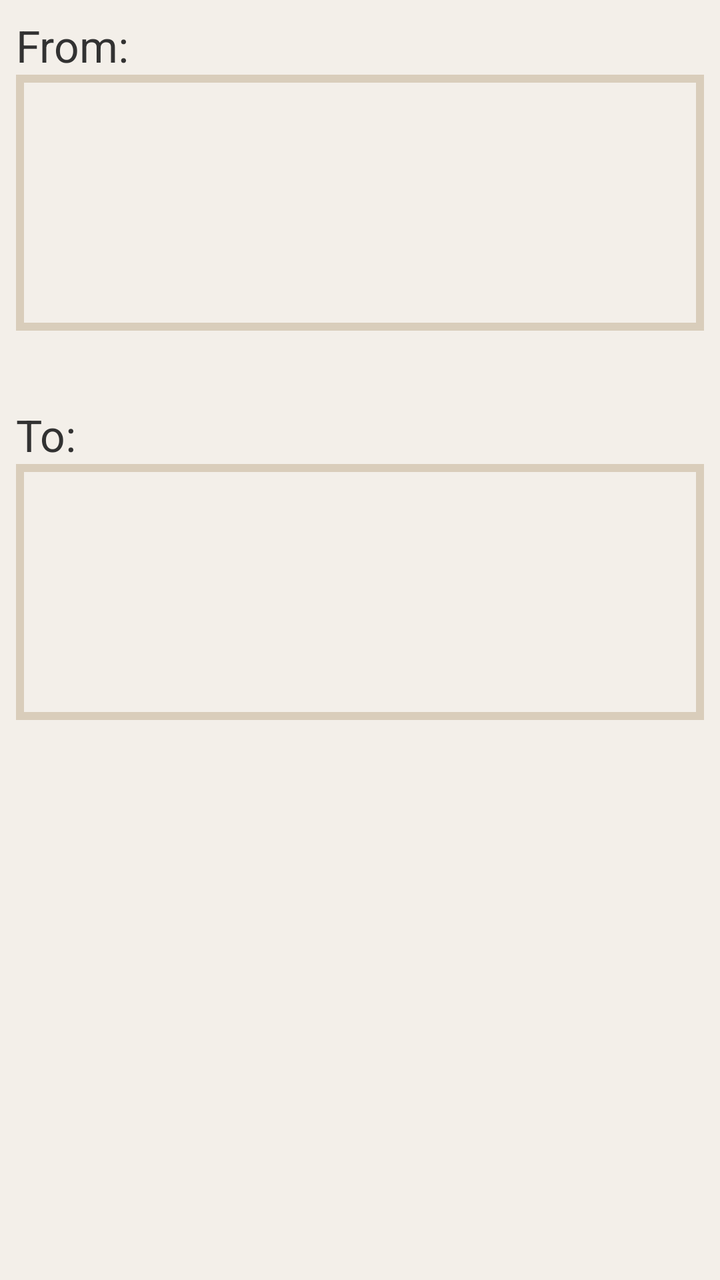
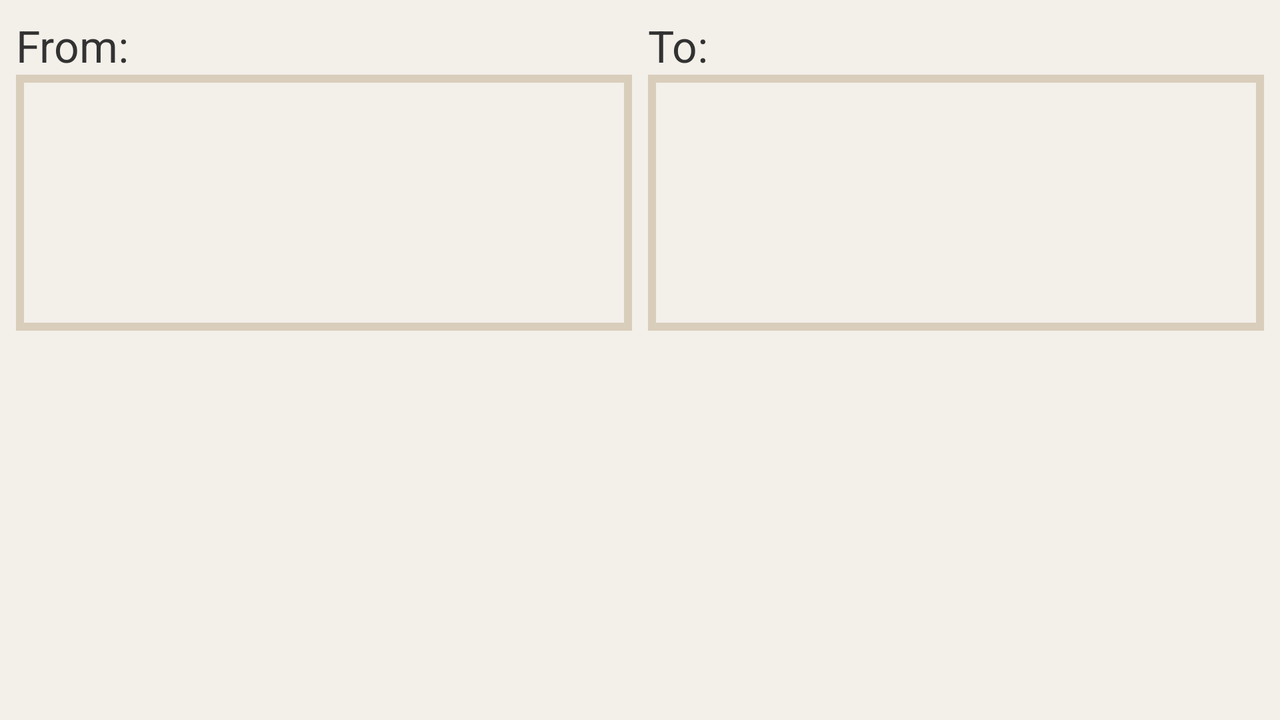

First picture: res/layout/ on a phone held upright. Second picture: the repository's own variant of that layout, on a device whose configuration matches the variant's folder. Source for both follows.
<!-- AndroidManifest.xml: application theme AppTheme -->
<!-- res/layout/fragment_route_locations.xml -->
<?xml version="1.0" encoding="utf-8"?>
<LinearLayout xmlns:android="http://schemas.android.com/apk/res/android"
    android:layout_width="match_parent"
    android:layout_height="match_parent"
    android:background="@color/basic_background"
    android:orientation="vertical"
    android:padding="@dimen/route_padding" >

    <TextView
        android:layout_width="match_parent"
        android:layout_height="wrap_content"
        android:text="@string/label_location_from"
        android:textIsSelectable="false"
        android:textSize="@dimen/text_setting_size" />

    <FrameLayout
        android:layout_width="match_parent"
        android:layout_height="wrap_content"
        android:background="@color/map_border_color"
        android:padding="@dimen/route_locations_map_padding" >

        <ImageView
            android:id="@+id/fromMapIv"
            android:layout_width="match_parent"
            android:layout_height="@dimen/route_locations_map_size"
            android:background="@color/basic_background"
            android:contentDescription="@string/desc_location_from" />
    </FrameLayout>

    <TextView
        android:id="@+id/fromAddressTv"
        android:layout_width="match_parent"
        android:layout_height="wrap_content"
        android:textIsSelectable="false"
        android:textSize="@dimen/text_setting_size" />

    <View
        android:layout_width="match_parent"
        android:layout_height="@dimen/route_padding" />

    <TextView
        android:layout_width="match_parent"
        android:layout_height="wrap_content"
        android:text="@string/label_location_to"
        android:textIsSelectable="false"
        android:textSize="@dimen/text_setting_size" />

    <FrameLayout
        android:layout_width="match_parent"
        android:layout_height="wrap_content"
        android:background="@color/map_border_color"
        android:padding="@dimen/route_locations_map_padding" >

        <ImageView
            android:id="@+id/toMapIv"
            android:layout_width="match_parent"
            android:layout_height="@dimen/route_locations_map_size"
            android:background="@color/basic_background"
            android:contentDescription="@string/desc_location_to" />
    </FrameLayout>

    <TextView
        android:id="@+id/toAddressTv"
        android:layout_width="match_parent"
        android:layout_height="wrap_content"
        android:textIsSelectable="false"
        android:textSize="@dimen/text_setting_size" />

</LinearLayout>
<!-- resources referenced by this layout -->
<resources>
  <color name="basic_background">#f3efe9</color>
  <color name="map_border_color">#d9cdbb</color>
  <dimen name="route_locations_map_padding">4dp</dimen>
  <dimen name="route_locations_map_size">120dp</dimen>
  <dimen name="route_padding">8dp</dimen>
  <dimen name="text_setting_size">22sp</dimen>
  <string name="desc_location_from">Travel from map.</string>
  <string name="desc_location_to">Travel to map.</string>
  <string name="label_location_from">From:</string>
  <string name="label_location_to">To:</string>
  <style name="AppTheme" parent="AppBaseTheme">
          <item name="android:actionBarStyle">@style/MyActionBar</item>
      </style>
  <style name="AppBaseTheme" parent="android:Theme.Holo.Light">
          
      </style>
  <style name="MyActionBar" parent="@android:style/Widget.Holo.Light.ActionBar">
          <item name="android:background">@color/separator_background</item>
  	</style>
  <color name="separator_background">#d9cdbb</color>
</resources>
<!-- res/layout-land/fragment_route_locations.xml (the repository's variant of the layout above) -->
<!-- drawn on the phone turned sideways -->
<?xml version="1.0" encoding="utf-8"?>
<LinearLayout xmlns:android="http://schemas.android.com/apk/res/android"
    android:layout_width="match_parent"
    android:layout_height="match_parent"
    android:background="@color/basic_background"
    android:baselineAligned="false"
    android:orientation="horizontal"
    android:padding="@dimen/route_padding" >

    <LinearLayout
        android:layout_width="0dp"
        android:layout_height="match_parent"
        android:layout_weight="1"
        android:orientation="vertical" >

        <TextView
            android:layout_width="match_parent"
            android:layout_height="wrap_content"
            android:text="@string/label_location_from"
            android:textIsSelectable="false"
            android:textSize="@dimen/text_setting_size" />

        <FrameLayout
            android:layout_width="match_parent"
            android:layout_height="wrap_content"
            android:background="@color/map_border_color"
            android:padding="@dimen/route_locations_map_padding" >

            <ImageView
                android:id="@+id/fromMapIv"
                android:layout_width="match_parent"
                android:layout_height="@dimen/route_locations_map_size"
                android:background="@color/basic_background"
                android:contentDescription="@string/desc_location_from" />
        </FrameLayout>

        <TextView
            android:id="@+id/fromAddressTv"
            android:layout_width="match_parent"
            android:layout_height="wrap_content"
            android:textIsSelectable="false"
            android:textSize="@dimen/text_setting_size" />
    </LinearLayout>

    <View
        android:layout_width="@dimen/route_padding"
        android:layout_height="match_parent" />

    <LinearLayout
        android:layout_width="0dp"
        android:layout_height="match_parent"
        android:layout_weight="1"
        android:orientation="vertical" >

        <TextView
            android:layout_width="match_parent"
            android:layout_height="wrap_content"
            android:text="@string/label_location_to"
            android:textIsSelectable="false"
            android:textSize="@dimen/text_setting_size" />

        <FrameLayout
            android:layout_width="match_parent"
            android:layout_height="wrap_content"
            android:background="@color/map_border_color"
            android:padding="@dimen/route_locations_map_padding" >

            <ImageView
                android:id="@+id/toMapIv"
                android:layout_width="match_parent"
                android:layout_height="@dimen/route_locations_map_size"
                android:background="@color/basic_background"
                android:contentDescription="@string/desc_location_to" />
        </FrameLayout>

        <TextView
            android:id="@+id/toAddressTv"
            android:layout_width="match_parent"
            android:layout_height="wrap_content"
            android:textIsSelectable="false"
            android:textSize="@dimen/text_setting_size" />
    </LinearLayout>

</LinearLayout>
